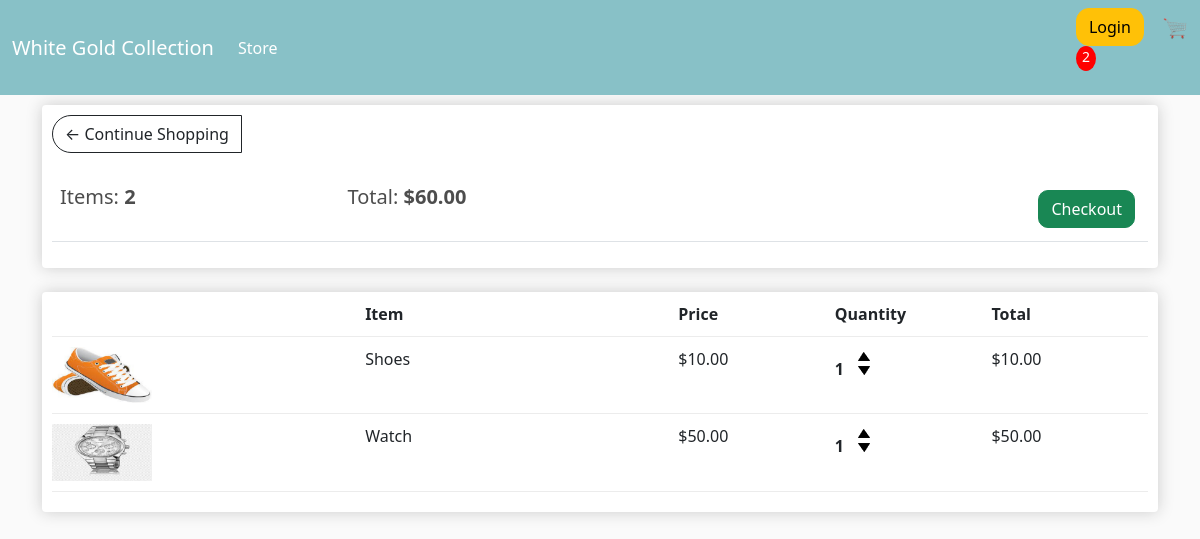
/cart/ (signed in), run on an earlier commit of the app's database.
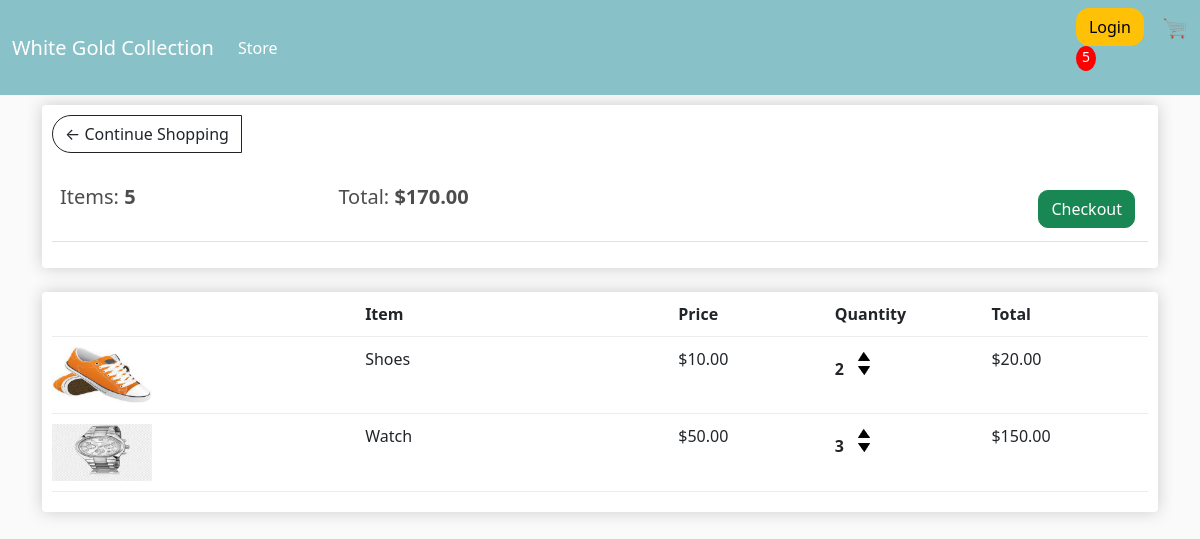
And on a later commit of the database.
### afeapp/models.py (models this page shows, shortened)
class Order(models.Model):
    customer = models.ForeignKey(Customer, on_delete=models.SET_NULL, blank=True, null=True)
    date_ordered = models.DateTimeField(auto_now_add=True)
    complete = models.BooleanField(default=False, blank=False)
    transaction_id = models.CharField(max_length=200, null=True)
    @property
    def get_cart_total(self):
        orderitems = self.orderitem_set.all()
        total = sum([item.get_total for item in orderitems])
        return total
    @property
    def get_cart_items(self):
        orderitems = self.orderitem_set.all()
        total = sum([item.quantity for item in orderitems])
        return total

class OrderItem(models.Model):
    product = models.ForeignKey(Product, on_delete=models.SET_NULL, blank=True, null=True)
    order = models.ForeignKey(Order, on_delete=models.SET_NULL, blank=True, null=True)
    quantity = models.IntegerField(default=0, null=True, blank = True)
    date_added = models.DateTimeField(auto_now_add=True)
    @property
    def get_total(self):
        total = self.product.price * self.quantity
        return total

class Product(models.Model):
    name = models.CharField(max_length=100, null=True)
    price = models.DecimalField(max_digits=7, decimal_places=2)
    digital = models.BooleanField(default=False, blank=False)
    image = models.ImageField(upload_to='media', null=True, blank=True)
    @property
    def imageURL(self):
        try:
            url = self.image.url
        except:
            url=''
        return url

### afeapp/views.py (the view)
# urls.py: path('cart/', views.cart, name='cart'),
def cart(request):
    data = cartData(request)
    cartItems = data['cartItems']
    order = data['order']
    items = data['items']
    context={'items':items, 'order':order, 'cartItems':cartItems}
    return render(request, 'cart.html', context)

### afeapp/utils.py (called while the page is built)
def cartData(request):
    if request.user.is_authenticated:
        customer = request.user.customer
        order, created = Order.objects.get_or_create(customer=customer, complete=False)
        items = order.orderitem_set.all()
        cartItems = order.get_cart_items
    else:
        cookieData = cookieCart(request)
        cartItems = cookieData['cartItems']
        order = cookieData['order']
        items = cookieData['items']
    return {'cartItems':cartItems, 'order':order, 'items':items}

### templates/cart.html (shortened to what this page needs)
<!DOCTYPE html>
{% extends 'index.html' %}
{% load static %}
    {% block content %}
    <div class="row">
        <div class="col-lg-12">
            <div class="box-element">
                <a style="border-radius: 50px 0px 0px 50px;" class="btn btn-outline-dark" href="{% url 'store' %}">&#x2190; Continue Shopping</a>
                <br>
                <br>
                <table class="table">
                    <tr>
                        <th><h5>Items: <strong>{{order.get_cart_items}}</strong></h5></th>
                        <th><h5>Total: <strong>${{order.get_cart_total|floatformat:2}}</strong></h5></th>
                        <th>
                            <a style="float: right; margin: 5px; border-radius: 10px;" class="btn btn-success" href="{% url 'checkout' %}">Checkout</a>
                        </th>
                    </tr>
                </table>
            </div>
            <br>
            <div class="box-element">
                <div class="cart-row">
                    <div style="flex: 2;"></div>
                    <div style="flex: 2;"><strong> Item</strong></div>
                    <div style="flex: 1;"><strong> Price</strong></div>
                    <div style="flex: 1;"><strong> Quantity</strong></div>
                    <div style="flex: 1;"><strong> Total</strong></div>
                </div>
                {% for item in items %}
                <div class="cart-row">
                    <div style="flex: 2;"><img class="row-image" src="{{item.product.imageURL}}" alt=""></div>
                    <div style="flex: 2;">{{item.product.name}}</div>
                    <div style="flex: 1;">${{item.product.price|floatformat:2}}</div>
                    <div style="flex: 1;">
                        <p class="quantity">{{item.quantity}}</p>
                        <div class="quantity">
                            <img data-product={{item.product.id}} data-action="add" class="chg-quantity update-cart" src="{% static './images/arrow-up.png' %}" alt="arrow-up">
                            <img data-product={{item.product.id}} data-action="remove" class="chg-quantity update-cart" src="{% static './images/arrow-down.png' %}" alt="arrow-down">
                        </div>
                    </div>
                    <div style="flex: 1;">${{item.get_total}}</div>
                </div>
                {% endfor %}
            </div>
        </div>
    </div>
    {% endblock content %}

What changed in the data, as far as the page shows it:
changed through a linked row, Order: get_cart_items "2" → "5"; get_cart_total "60.00" → "170.00"
changed OrderItem "Shoes": quantity "1" → "2"; get_total "10.00" → "20.00"
changed OrderItem "Watch": quantity "1" → "3"; get_total "50.00" → "150.00"
Also different on the page:
{{ cartItems }}: "2" → "5"
